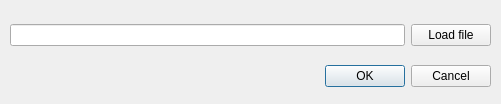
<?xml version="1.0" encoding="UTF-8"?>
<ui version="4.0">
 <class>Dialog</class>
 <widget class="QDialog" name="Dialog">
  <property name="geometry">
   <rect>
    <x>0</x>
    <y>0</y>
    <width>501</width>
    <height>104</height>
   </rect>
  </property>
  <property name="windowTitle">
   <string>Dialog</string>
  </property>
  <widget class="QDialogButtonBox" name="buttonBox">
   <property name="geometry">
    <rect>
     <x>150</x>
     <y>60</y>
     <width>341</width>
     <height>32</height>
    </rect>
   </property>
   <property name="locale">
    <locale language="English" country="Europe"/>
   </property>
   <property name="orientation">
    <enum>Qt::Horizontal</enum>
   </property>
   <property name="standardButtons">
    <set>QDialogButtonBox::Cancel|QDialogButtonBox::Ok</set>
   </property>
  </widget>
  <widget class="QWidget" name="horizontalLayoutWidget">
   <property name="geometry">
    <rect>
     <x>10</x>
     <y>10</y>
     <width>481</width>
     <height>51</height>
    </rect>
   </property>
   <layout class="QHBoxLayout" name="horizontalLayout">
    <item>
     <widget class="QLineEdit" name="pdfFileName"/>
    </item>
    <item>
     <widget class="QPushButton" name="loadFile">
      <property name="text">
       <string>Load file</string>
      </property>
     </widget>
    </item>
   </layout>
  </widget>
 </widget>
 <resources/>
 <connections>
  <connection>
   <sender>buttonBox</sender>
   <signal>accepted()</signal>
   <receiver>Dialog</receiver>
   <slot>accept()</slot>
   <hints>
    <hint type="sourcelabel">
     <x>248</x>
     <y>254</y>
    </hint>
    <hint type="destinationlabel">
     <x>157</x>
     <y>274</y>
    </hint>
   </hints>
  </connection>
  <connection>
   <sender>buttonBox</sender>
   <signal>rejected()</signal>
   <receiver>Dialog</receiver>
   <slot>reject()</slot>
   <hints>
    <hint type="sourcelabel">
     <x>316</x>
     <y>260</y>
    </hint>
    <hint type="destinationlabel">
     <x>286</x>
     <y>274</y>
    </hint>
   </hints>
  </connection>
 </connections>
</ui>
